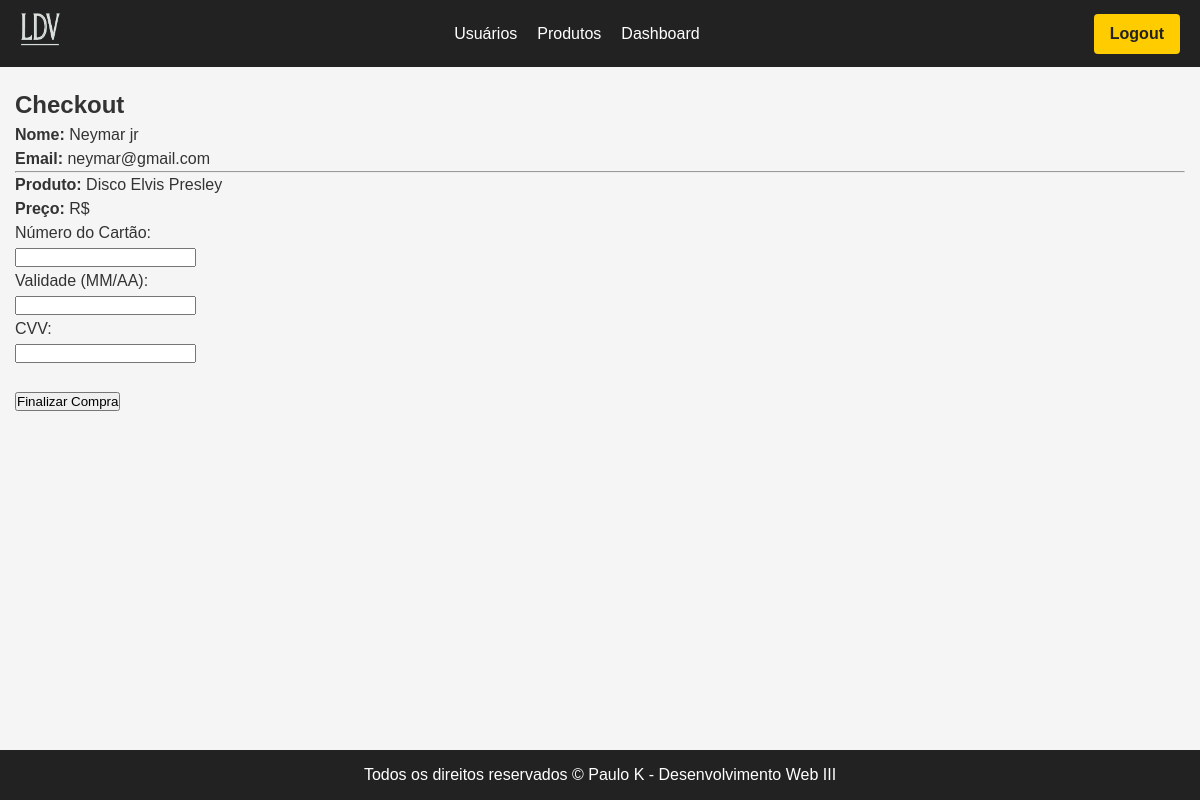
Page /checkout/12/ (signed in) on the committed database.
### app/models.py (models this page shows)
class Usuario(models.Model): # aqui dizemos que a classe pai Model irá dar herança para a classe usuario
    nome = models.CharField(max_length=100) # varchar, deve especificar o tamanho
    email = models.EmailField()
    senha = models.CharField(max_length=16)
    cep = models.CharField(max_length=9)  # Formato 00000-000
    logradouro = models.CharField(max_length=100)
    bairro = models.CharField(max_length=100)
    localidade = models.CharField(max_length=100)  # Cidade
    uf = models.CharField(max_length=2)  # Estado
    numero = models.CharField(max_length=10)  # Número da residência

class Produto(models.Model):
    nome = models.CharField(max_length=100)
    descricao = models.CharField(max_length=300)
    preço = models.DecimalField(max_digits=10, decimal_places=2)
    estoque = models.CharField(max_length=100)
    imagem = models.ImageField(upload_to='imagens/')

### app/views.py (the view, shortened to what this page needs)
# urls.py: path('checkout/<int:produto_id>/', views.checkout, name='checkout'),
def checkout(request, produto_id):
    produto = get_object_or_404(Produto, id=produto_id)
    email = request.session.get("email")
    if not email:
        messages.error(request, "Sessão expirada. Faça login novamente.")
        return redirect("login")
    usuario = Usuario.objects.get(email=email)
    return render(request, 'checkout.html', {'produto': produto, 'usuario': usuario})

### app/template/checkout.html (shortened to what this page needs)
{% extends "template.html" %}
{% block conteudo %}
<h2>Checkout</h2>
<p><strong>Nome:</strong> {{ usuario.nome }}</p>
<p><strong>Email:</strong> {{ usuario.email }}</p>
<hr>
<p><strong>Produto:</strong> {{ produto.nome }}</p>
<p><strong>Preço:</strong> R$ {{ produto.preco }}</p>
<form method="POST">
    <label>Número do Cartão:</label><br>
    <input type="text" name="numero_cartao" required><br>
    <label>Validade (MM/AA):</label><br>
    <input type="text" name="validade" required><br>
    <label>CVV:</label><br>
    <input type="text" name="cvv" required><br><br>
    <button type="submit">Finalizar Compra</button>
</form>
{% endblock %}

### app/static/template_base.css (style rules this page uses)
* { margin: 0; padding: 0; box-sizing: border-box; }
body { font-family: Arial, sans-serif; line-height: 1.5; background: #f5f5f5; color: #333; }

### rows in the picture
Usuario: nome "Neymar jr", email "neymar@gmail.com"
Produto: nome "Disco Elvis Presley"
